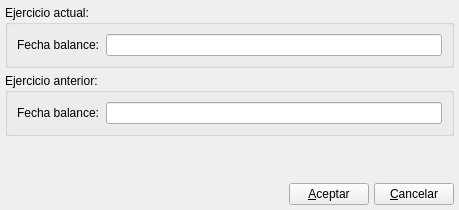
<ui version="4.0" >
 <class>datosBase</class>
 <widget class="QWidget" name="datosBase" >
  <property name="geometry" >
   <rect>
    <x>0</x>
    <y>0</y>
    <width>459</width>
    <height>210</height>
   </rect>
  </property>
  <property name="windowTitle" >
   <string>Datos para generar el balance</string>
  </property>
  <layout class="QGridLayout" >
   <property name="margin" >
    <number>5</number>
   </property>
   <property name="spacing" >
    <number>5</number>
   </property>
   <item row="0" column="0" >
    <widget class="QGroupBox" name="groupBox" >
     <property name="title" >
      <string>Ejercicio actual:</string>
     </property>
     <layout class="QGridLayout" >
      <property name="margin" >
       <number>9</number>
      </property>
      <property name="spacing" >
       <number>6</number>
      </property>
      <item row="0" column="0" >
       <widget class="QLabel" name="label" >
        <property name="frameShape" >
         <enum>QFrame::NoFrame</enum>
        </property>
        <property name="text" >
         <string>Fecha balance:</string>
        </property>
       </widget>
      </item>
      <item row="0" column="1" >
       <widget class="BlDateSearch" name="mui_fechaactual" />
      </item>
     </layout>
    </widget>
   </item>
   <item row="1" column="0" >
    <widget class="QGroupBox" name="groupBox_2" >
     <property name="title" >
      <string>Ejercicio anterior:</string>
     </property>
     <layout class="QGridLayout" >
      <property name="margin" >
       <number>9</number>
      </property>
      <property name="spacing" >
       <number>6</number>
      </property>
      <item row="0" column="0" >
       <widget class="QLabel" name="label_3" >
        <property name="frameShape" >
         <enum>QFrame::NoFrame</enum>
        </property>
        <property name="text" >
         <string>Fecha balance:</string>
        </property>
       </widget>
      </item>
      <item row="0" column="1" >
       <widget class="BlDateSearch" name="mui_fechaanterior" />
      </item>
     </layout>
    </widget>
   </item>
   <item row="2" column="0" >
    <spacer>
     <property name="orientation" >
      <enum>Qt::Vertical</enum>
     </property>
     <property name="sizeHint" stdset="0" >
      <size>
       <width>441</width>
       <height>31</height>
      </size>
     </property>
    </spacer>
   </item>
   <item row="3" column="0" >
    <layout class="QHBoxLayout" >
     <property name="spacing" >
      <number>5</number>
     </property>
     <property name="margin" >
      <number>0</number>
     </property>
     <item>
      <spacer>
       <property name="orientation" >
        <enum>Qt::Horizontal</enum>
       </property>
       <property name="sizeHint" stdset="0" >
        <size>
         <width>40</width>
         <height>20</height>
        </size>
       </property>
      </spacer>
     </item>
     <item>
      <widget class="QPushButton" name="mui_aceptar" >
       <property name="text" >
        <string>&amp;Aceptar</string>
       </property>
      </widget>
     </item>
     <item>
      <widget class="QPushButton" name="mui_cancelar" >
       <property name="text" >
        <string>&amp;Cancelar</string>
       </property>
      </widget>
     </item>
    </layout>
   </item>
  </layout>
 </widget>
 <customwidgets>
  <customwidget>
   <class>BlDateSearch</class>
   <extends>QLineEdit</extends>
   <header>bldatesearch.h</header>
  </customwidget>
 </customwidgets>
 <resources/>
 <connections/>
</ui>
